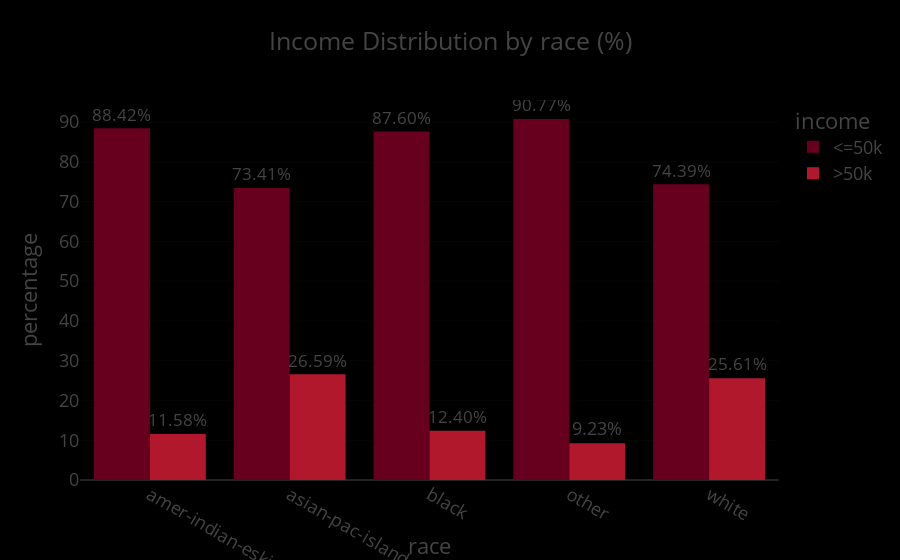

Source (notebook cell):
### Code cell
import plotly.express as px

# Plot the bar chart
fig = px.bar(
    adult_df_income_race,
    x='race',
    y='percentage',
    color='income',
    title='Income Distribution by race (%)',
    barmode='group',
    height=500,
    color_discrete_sequence=px.colors.sequential.RdBu,
    text='percentage'
)

# Format the text on bars
fig.update_traces(texttemplate='%{text:.2f}%',),
fig.update_traces(textposition='outside')

fig.update_layout(template='presentation', paper_bgcolor='rgb(0, 0, 0)', plot_bgcolor='rgb(0, 0, 0)')

# Save in multiple formats
fig.write_image(os.path.join(results_dir, 'income_distribution_by_race_bar_plot.jpg'))
fig.write_image(os.path.join(results_dir, 'income_distribution_by_race_bar_plot.png'))
fig.write_html(os.path.join(results_dir, 'income_distribution_by_race_bar_plot.html'))

fig.show()

### Figure 1 — Plotly figure (JSON) as saved in the notebook; plotly's stock layout.template omitted (floating-point values rounded to 4 significant figures)
{"data": [{"alignmentgroup": "True", "hovertemplate": "income=<=50k<br>race=%{x}<br>percentage=%{text}<extra></extra>", "legendgroup": "<=50k", "marker": {"color": "rgb(103,0,31)", "pattern": {"shape": ""}}, "name": "<=50k", "offsetgroup": "<=50k", "orientation": "v", "showlegend": true, "text": [88.42, 73.41, 87.6, 90.77, 74.39], "textposition": "outside", "texttemplate": "%{text:.2f}%", "type": "bar", "x": ["amer-indian-eskimo", "asian-pac-islander", "black", "other", "white"], "xaxis": "x", "y": [88.42, 73.41, 87.6, 90.77, 74.39], "yaxis": "y"}, {"alignmentgroup": "True", "hovertemplate": "income=>50k<br>race=%{x}<br>percentage=%{text}<extra></extra>", "legendgroup": ">50k", "marker": {"color": "rgb(178,24,43)", "pattern": {"shape": ""}}, "name": ">50k", "offsetgroup": ">50k", "orientation": "v", "showlegend": true, "text": [11.58, 26.59, 12.4, 9.225, 25.61], "textposition": "outside", "texttemplate": "%{text:.2f}%", "type": "bar", "x": ["amer-indian-eskimo", "asian-pac-islander", "black", "other", "white"], "xaxis": "x", "y": [11.58, 26.59, 12.4, 9.225, 25.61], "yaxis": "y"}], "layout": {"autosize": true, "barmode": "group", "legend": {"title": {"text": "income"}, "tracegroupgap": 0}, "paper_bgcolor": "rgb(0, 0, 0)", "plot_bgcolor": "rgb(0, 0, 0)", "title": {"text": "Income Distribution by race (%)"}, "xaxis": {"anchor": "y", "autorange": true, "domain": [0, 1], "range": [-0.5, 4.5], "title": {"text": "race"}, "type": "category"}, "yaxis": {"anchor": "x", "autorange": true, "domain": [0, 1], "range": [0, 95.55], "title": {"text": "percentage"}, "type": "linear"}}}
